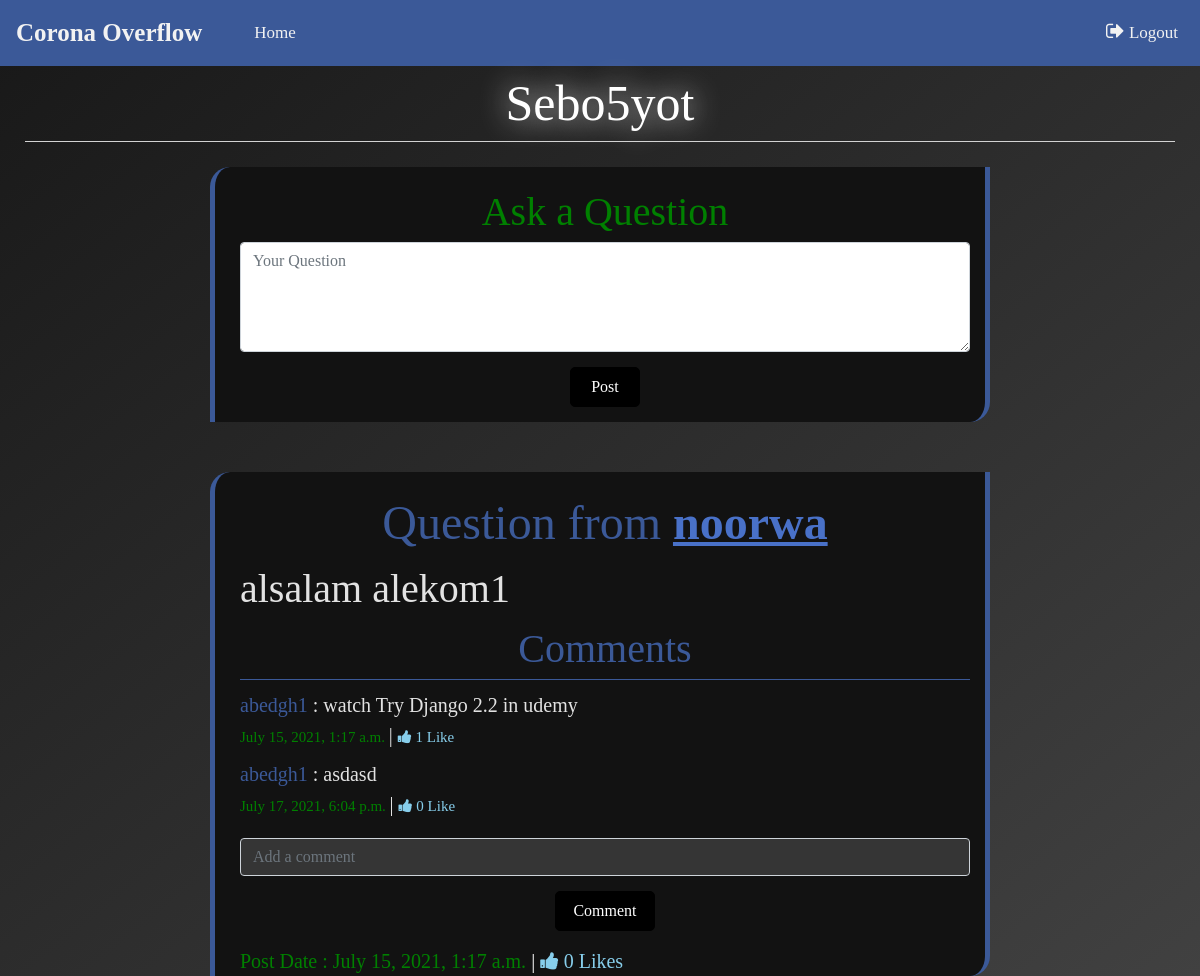
Page /home/room/Sebo5yot/ (signed in) on the committed database.
### blog/models.py (models this page shows)
class blog(models.Model):
    creator = models.ForeignKey(user,null=True,on_delete=models.SET_NULL)
    question = models.TextField(null=True,max_length=250)
    date = models.DateTimeField(auto_now_add=True)
    likes = models.IntegerField(default=0)
    room = models.ForeignKey(room,null=True,on_delete=models.SET_NULL)

class answer(models.Model):
    creator = models.ForeignKey(user,null=True,on_delete=models.SET_NULL)
    question =  models.ForeignKey(blog,null=True,on_delete=models.SET_NULL)
    answer = models.TextField(null=True,max_length=250)
    likes = models.IntegerField(default=0)
    date = models.DateTimeField(auto_now_add=True)

### blog/views.py (the view, shortened to what this page needs)
# urls.py: path('home/room/<str:name>/', inside_room , name='inside-room'),
@login_required(login_url='loginpage')
def inside_room(request,name):
    form = BlogModelForm(request.POST or None)
    form1 = AnswerModelForm(request.POST or None)
    obj = user.objects.filter(username=request.user).first()
    r = room.objects.get(name=name)
    blogs = blog.objects.filter(room=r).order_by('date').reverse()
    answers = answer.objects.all()
    content = {'blogs':blogs, 'obj':obj, 'name':name , 'answers':answers, 'form':form, 'form1':form1}
    return render(request,'inside_room.html',content)

### Group11/forms.py
class BlogModelForm(forms.ModelForm):
    class Meta:
        model = blog
        fields = ['question']
        widgets = {
            'question': forms.Textarea(attrs={'class': 'form-control input-text','placeholder': 'Your Question','rows':4}),
        }

class AnswerModelForm(forms.ModelForm):
    class Meta:
        model = answer
        fields = ['answer']
        widgets = {
            'answer': forms.TextInput(attrs={'class': 'form-control input-text answer','placeholder': 'Add a comment'}),
        }

### Group11/templates/inside_room.html (shortened to what this page needs)
{% extends "base.html" %}
{% block title %} {{name}} {% endblock %}
{% block style %}
{% load static %}
<link rel="stylesheet" href="{% static 'css/inside_room.css' %}">
<link rel="stylesheet" href="https://cdnjs.cloudflare.com/ajax/libs/font-awesome/4.7.0/css/font-awesome.min.css">
{% endblock %}
{% block nav-items %}
    <a href="{% url 'home' %}" class="newroom" style=" margin-left: 20px;">Home</a>
{% endblock %}
{% block content %}
{% if not obj.is_teacher %}
<form style="text-align: center;" class="room" method="post" action=".">
    <div style="font-size: 40px; color: green;">Ask a Question</div>
    {{form.question}}
    <button style="margin: 15px;"  type="submit" class="btn btn-black">Post</button>
</form>
{% endif %}
{% for blog in blogs %}
<div class="room" >
    <div style="font-size: 40px; color:hsla(0, 100%, 100%, 0.88) ; display: block;" >
        <div style="color: #3b5998; text-align: center; font-size: larger;">Question from <span style="color:#4971c8; text-decoration: underline; font-weight: 700;">{{blog.creator}}</span> </div>
        <div > {{blog.question}}</div>
        <div style="margin-bottom: 10px; text-align: center; color: #3b5998; width: 100%; border-bottom: 1px solid #3b5998;">Comments</div>
        {% for answer in answers %}
            {% if  answer.question == blog %}
            <div>
                <div style="display: inline-block;  font-size: 20px;">
                    <div>
                        <div style="display: inline-block; color: #3b5998;">{{answer.creator}}</div>
                         : {{answer.answer}}
                    </div>
                     <span style="   font-size: 15px; color: green;">
                        {{ answer.date }}
                    </span>
                    | <a style="font-size: 15px;" href="{% url 'likeanswer' name answer.pk %}" class="fa fa-thumbs-up faa"> {{ answer.likes }} Like</a>
                </div>
            </div>
            {% endif %}
        {% endfor %}
        <form style="text-align: center; margin-top: 10px;"  method="post" action={% url 'create_answer' name blog.pk %}>
            {{form1.answer}}
            <button style="margin: 15px; width: 100px;"  type="submit" class="btn btn-black">Comment</button>
        <span style=" display: block;  font-size: 20px; color: white;">
            <span style="color: green;"> Post Date : {{ blog.date }}</span>
            | <a href="{% url 'like' name blog.pk %}" class="fa fa-thumbs-up faa"> {{ blog.likes }} Likes</a>
        </span>
    </div>
</div>
{% endfor %}
{% endblock %}

### Group11/static/css/base.css (style rules this page uses)
html { height:100vh; }
body { font-family: 'Times New Roman',"Lato", sans-serif; margin: 0; background-color: #181818; height: 100vh; background: linear-gradient(to bottom right,#181818,rgb(65, 65, 65)); color: white; background-repeat: no-repeat; background-attachment: fixed; }
.btn-black { background-color: #000 ; color: #fff; border-radius: 5px; padding: 5px; border-color: black; width: 70px; height: 40px; }
.newroom { color: #ffffff; margin-left: 20px; transition: 0.35s all ease-out; text-decoration: none; float: right; margin-right: 20px; }
.topnav a { float: left; display: block; color: #f2f2f2; text-align: center; padding: 14px 16px; text-decoration: none; font-size: 17px; margin: 6px; }

### Group11/static/css/inside_room.css (style rules this page uses)
.room { border-radius: 20px 0 20px 0; background-color: hsl(0, 0%, 7%); margin: 0 auto; margin-bottom: 50px; border-left:5px solid #3b5998; border-right:5px solid #3b5998; display: block; padding: 15px 15px 0px 25px; color:hsla(0, 100%, 100%, 0.88) ; width: 65%; transition: 0.5s all ease-out; }
.answer { background-color: rgb(53, 53, 53); }
.faa { font-size: 20px; cursor: pointer; user-select: none; transition: 0.2s all ease-out; color: skyblue; }

### rows in the picture
blog: creator "noorwa", question "alsalam alekom1", date "July 15, 2021, 1:17 a.m.", likes "0"
answer: creator "abedgh1", answer "watch Try Django 2.2 in udemy", date "July 15, 2021, 1:17 a.m.", likes "1"
answer: creator "abedgh1", answer "asdasd", date "July 17, 2021, 6:04 p.m.", likes "0"

### other values in the picture
{{ name }} "Sebo5yot"
